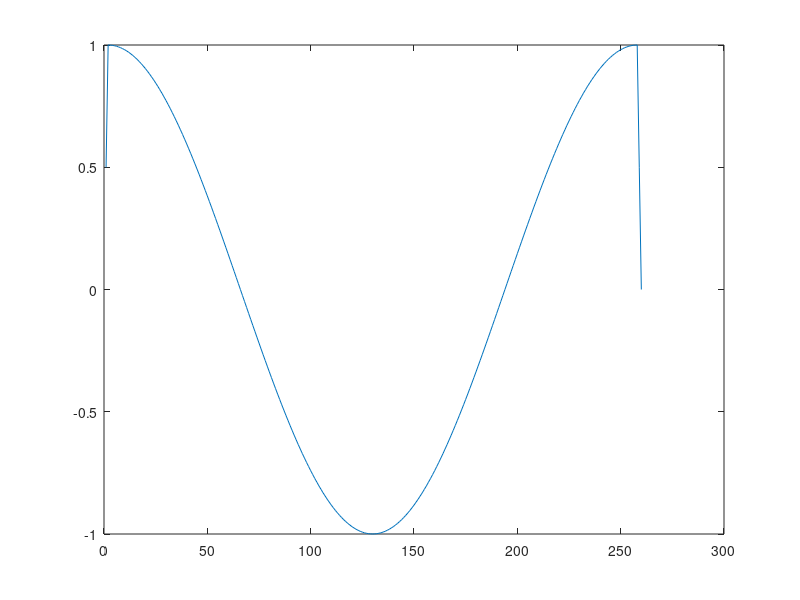

MATLAB code for this plot:
N = 64;
f = 1/(N*2);
t = 0:1:128;
T = -1:0.02:1;

x = cos(2*pi*f*t);
X = upsample(x,2)

%stem(upsample(x,2));
zoh = [1,1];
foh = 1/2.*[1,2,1]
%stem(zoh)
Yz = conv(X,zoh);
Yf = conv(X,foh);
plot(Yf)

fs = f/2